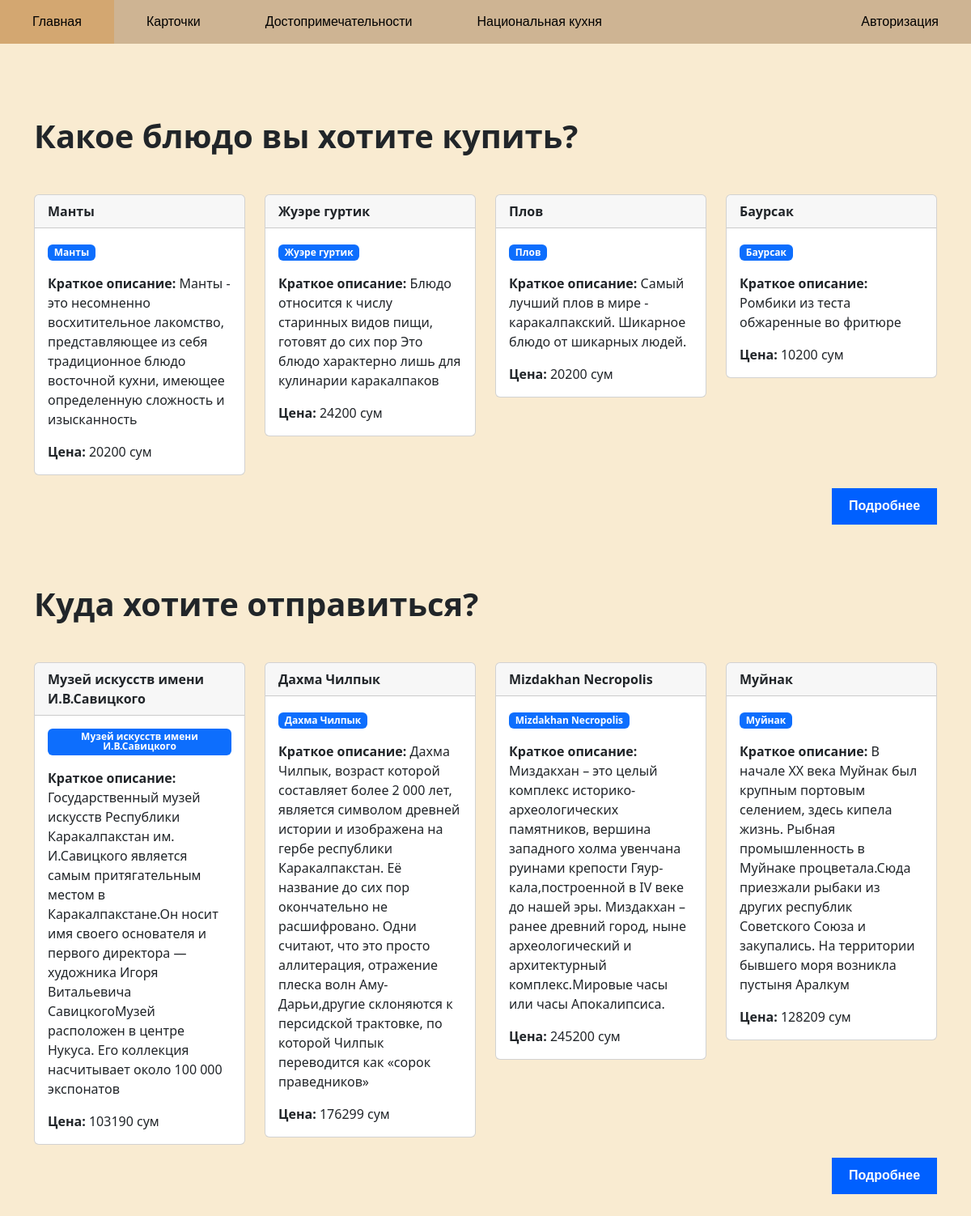
/blocks, run on the app's committed database.
### model.py (models this page shows, shortened)
class Cuisine(db.Model):
    id = db.Column(db.Integer, primary_key=True)
    name = db.Column(db.String(50), nullable=False)
    short_description = db.Column(db.String(100), nullable=False)
    price = db.Column(db.Integer, nullable=False)

class Attractions(db.Model):
    id = db.Column(db.Integer, primary_key=True)
    name = db.Column(db.String(50), nullable=False)
    short_description = db.Column(db.String(100), nullable=False)
    price = db.Column(db.Integer, nullable=False)

### app.py (the view)
@app.route('/blocks')
def block():
    cur_cuisine = Cuisine.query.all()
    cur_attract = Attractions.query.all()
    return render_template('blocks.html', app_cuisine=cur_cuisine, app_attract=cur_attract)

### templates/blocks.html (shortened to what this page needs)
{% extends 'base.html' %}
{% block content %}
<pre>   </pre>
<pre>   </pre>
<h1 class="mb-5"><strong>Какое блюдо вы хотите купить?</strong></h1>
  <div class="row">
  {% for cus in app_cuisine %}
    <div class="col-md-3">
      <div class="card mb-3">
          <div class="card-header fw-bold">{{ cus.name }}</div>
          <div class="card-body">
              <p class="badge bg-primary text-wrap">{{ cus.name }}</p>
              <p class="card-text"><strong>Краткое описание:</strong> {{ cus.short_description }}</p>
              <p class="card-text"><strong>Цена:</strong> {{ cus.price }} сум</p>
          </div>
      </div>
    </div>
  {% endfor %}
      <div class="rightMoreDetails">
          <a class="moreDetails" href="/NationalCuisine"><strong>Подробнее</strong></a>
      </div>
<pre>   </pre>
<pre>   </pre>
<h1 class="mb-5"><strong>Куда хотите отправиться?</strong></h1>
      {% for atr in app_attract %}
        <div class="col-md-3">
            <div class="card mb-3">
                <div class="card-header fw-bold">{{ atr.name }}</div>
                <div class="card-body">
                    <p class="badge bg-primary text-wrap">{{ atr.name }}</p>
                    <p class="card-text"><strong>Краткое описание:</strong> {{ atr.short_description }}</p>
                    <p class="card-text"><strong>Цена:</strong> {{ atr.price }} сум</p>
                </div>
                </div>
            </div>
      {% endfor %}
      <div class="rightMoreDetails">
            <a class="moreDetails" href="/attractions"><strong>Подробнее</strong></a>
      </div>
      <pre>             </pre>
  </div>
{% endblock %}

### templates/base.html (shortened to what this page needs)
<!DOCTYPE html>
<html lang="ru">
<head>
    <link href="https://cdn.jsdelivr.net/npm/bootstrap@5.2.3/dist/css/bootstrap.min.css" rel="stylesheet">
    <link rel="stylesheet" href="https://cdnjs.cloudflare.com/ajax/libs/font-awesome/4.7.0/css/font-awesome.min.css">
    <link rel="stylesheet" href="{{ url_for('static', filename='styles.css') }}">
</head>
<body>
        <div class="navigation">
                <a href="/Home">Главная</a>
                <a href="/blocks">Карточки</a>
                <a href="/attractions">Достопримечательности</a>
                <a href="/NationalCuisine">Национальная кухня</a>
                <a class="right" href="/">Авторизация</a>
        </div>
    <div class="container my-3">
        {% block content %}
        {% endblock %}
    </div>
</body>
</html>

### static/styles.css (style rules this page uses)
body { margin: 0; padding: 0; background-color: rgb(249, 235, 209); }
.navigation { text-align: center; float: none; background-color: rgb(206, 180, 147); overflow: hidden; width: 100%; }
.navigation a { font-family: 'Gill Sans', 'Gill Sans MT', Calibri, 'Trebuchet MS', sans-serif; font-size: 16px; float: left; display: block; color: black; text-align: center; padding: 15px 40px; text-decoration: none; }
.navigation a.right { float: right; }
.moreDetails { float: right; width: 130px; height: 45px; font-family: 'Gill Sans', 'Gill Sans MT', Calibri, 'Trebuchet MS', sans-serif; background-color: rgb(0, 96, 255); font-size: 16px; color: white; text-align: center; padding: 10px 15px; text-decoration: none; }
.rightMoreDetails { float: right; }

### data on the page
Cuisine: name "Манты", short_description "Манты - это несомненно восхитительное лакомство, представляющее из себя традиционное блюдо восточной кухни, имеющее определенную сложность и изысканность", price "20200"
Cuisine: name "Жуэре гуртик", short_description "Блюдо относится к числу старинных видов пищи, готовят до сих пор Это блюдо характерно лишь для кулинарии каракалпаков", price "24200"
Cuisine: name "Плов", short_description "Самый лучший плов в мире - каракалпакский. Шикарное блюдо от шикарных людей.", price "20200"
Cuisine: name "Баурсак", short_description "Ромбики из теста обжаренные во фритюре", price "10200"
Attractions: name "Музей искусств имени И.В.Савицкого", short_description "Государственный музей искусств Республики Каракалпакстан им. И.Савицкого является самым притягательным местом в Каракалпакстане.Он носит имя своего основателя и первого директора — художника Игоря Витальевича СавицкогоМузей расположен в центре Нукуса. Его коллекция насчитывает около 100 000 экспонатов", price "103190"
Attractions: name "Дахма Чилпык", short_description "Дахма Чилпык, возраст которой составляет более 2 000 лет, является символом древней истории и изображена на гербе республики Каракалпакстан. Её название до сих пор окончательно не расшифровано. Одни считают, что это просто аллитерация, отражение плеска волн Аму-Дарьи,другие склоняются к персидской трактовке, по которой Чилпык переводится как «сорок праведников»", price "176299"
Attractions: name "Mizdakhan Necropolis", short_description "Миздакхан – это целый комплекс историко-археологических памятников, вершина западного холма увенчана руинами крепости Гяур-кала,построенной в IV веке до нашей эры. Миздакхан – ранее древний город, ныне археологический и архитектурный комплекс.Мировые часы или часы Апокалипсиса.", price "245200"
Attractions: name "Муйнак", short_description "В начале XX века Муйнак был крупным портовым селением, здесь кипела жизнь. Рыбная промышленность в Муйнаке процветала.Сюда приезжали рыбаки из других республик Советского Союза и закупались. На территории бывшего моря возникла пустыня Аралкум", price "128209"
